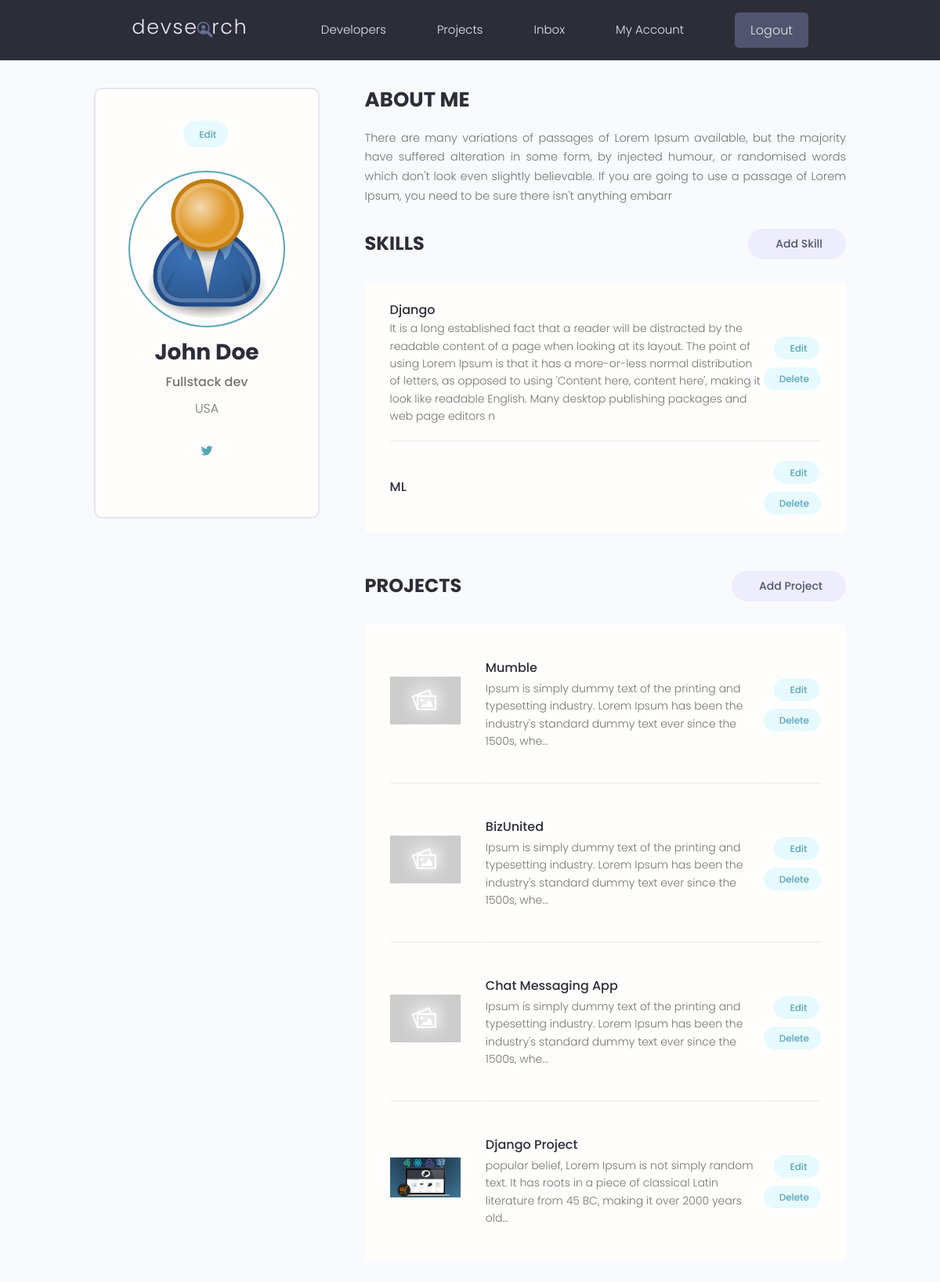
Before: /account/ (signed in) with the older database file.
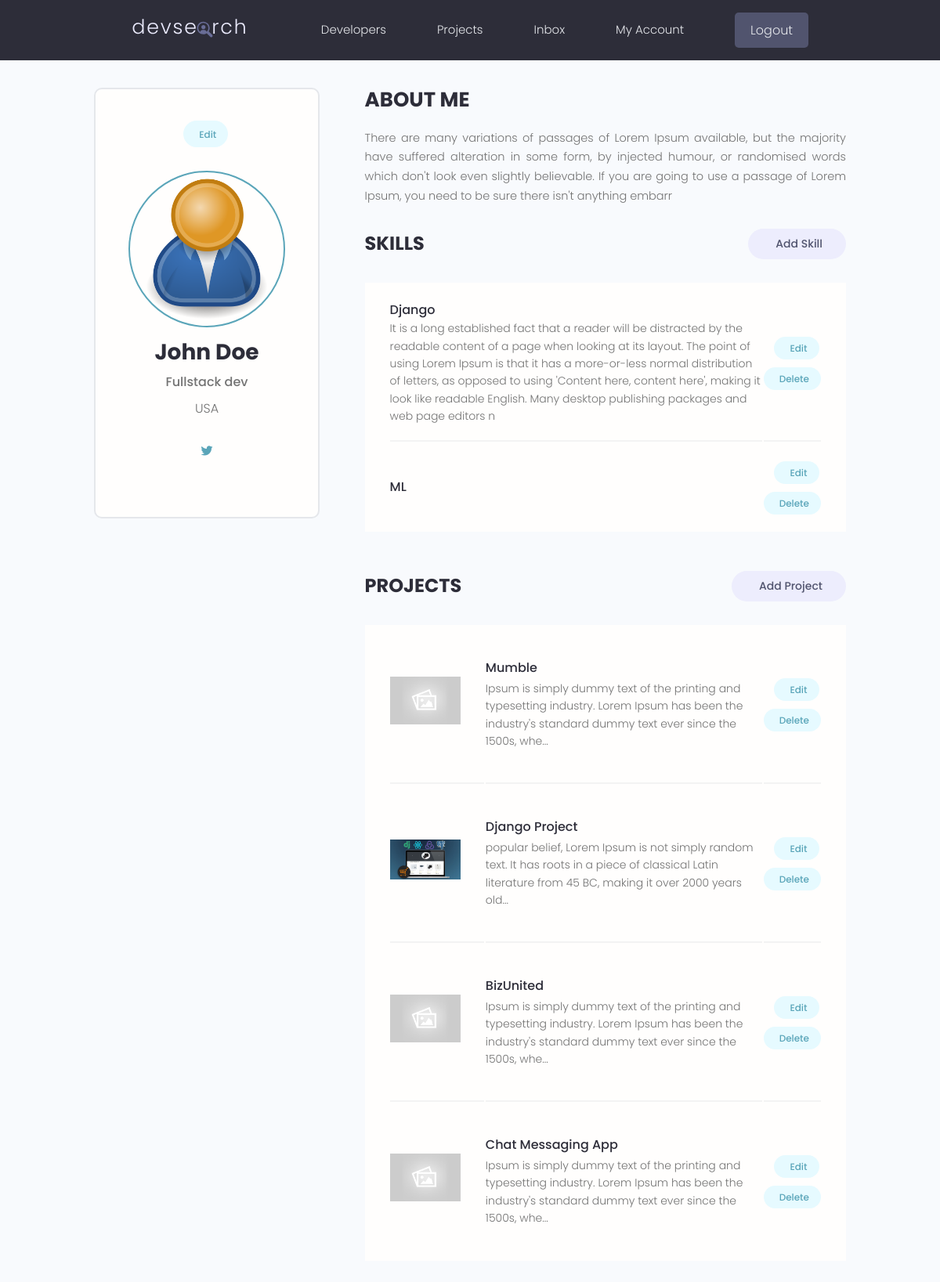
After: the same page with the newer database file.
### users/models.py (models this page shows, shortened)
class Skill(models.Model):
    owner = models.ForeignKey(Profile, on_delete=models.CASCADE, null=True, blank=True)
    name = models.CharField(max_length=200, null=True, blank=True)
    description = models.TextField(null=True, blank=True)
    created = models.DateTimeField(auto_now_add=True)
    id = models.UUIDField(default=uuid.uuid4, primary_key=True, unique=True, editable=False)

### projects/models.py (models this page shows, shortened)
class Project(models.Model):
    owner = models.ForeignKey(Profile, null=True, blank=True, on_delete=models.SET_NULL)
    title = models.CharField(max_length=200)
    image = models.ImageField(null=True, blank=True, default="default.jpg")
    description = models.TextField(null=True, blank=True)
    demo_link = models.CharField(max_length=2000, null=True, blank=True)
    source_link = models.CharField(max_length=2000, null=True, blank=True)
    tags = models.ManyToManyField('Tag', blank=True)
    vote_total = models.IntegerField(default=0, null=True, blank=True)
    vote_ratio = models.IntegerField(default=0, null=True, blank=True)
    created = models.DateTimeField(auto_now_add=True)
    id = models.UUIDField(default=uuid.uuid4, primary_key=True, unique=True, editable=False)
    class Meta:
        ordering = ['-vote_ratio', '-vote_total', 'title']

### users/views.py (the view)
# urls.py: path('account/', views.userAccount, name='account'),
@login_required(login_url='login')
def userAccount(request):
    profile = request.user.profile
    skills = profile.skill_set.all()
    projects = profile.project_set.all()
    context = {'profile': profile, 'skills': skills, 'projects': projects}
    return render(request, 'users/account.html', context)

### users/templates/users/account.html (shortened to what this page needs)
{% extends 'main.html' %}
{% block content %}
<main class="settingsPage profile my-md">
  <div class="container">
    <div class="layout">
      <div class="column column--1of3">
        <div class="card text-center">
          <div class="card__body dev">
            <a class="tag tag--pill tag--main settings__btn" href="{% url 'edit-account' %}"
              > Edit</a
            >
            <img
              class="avatar avatar--xl dev__avatar"
              src="{{profile.profile_pic.url}}"
            />
            <h2 class="dev__name">{{profile.name}}</h2>
            <p class="dev__title">
              {{profile.short_intro}}
            </p>
            <p class="dev__location">{{profile.location}}</p>
            <ul class="dev__social">
               {% if profile.social_twitter %}
              <li>
                <a
                  title="Twitter"
                  href="{{profile.social_twitter}}"
                  target="_blank"
                  ><i class="fa-brands fa-twitter"></i
                ></a>
              </li>
              {% endif %}
            </ul>
          </div>
        </div>
      </div>
      <div class="column column--2of3">
        <div class="devInfo">
          <h3 class="devInfo__title">About Me</h3>
          <p class="devInfo__about">
            {{profile.bio}}
          </p>
        </div>
        <div class="settings">
          <h3 class="settings__title">Skills</h3>
          <a class="tag tag--pill tag--sub settings__btn tag--lg" href="{% url 'create-skill' %}"
            > Add Skill</a
          >
        </div>
        <table class="settings__table">
          {% for skill in skills %}
          <tr>
            <td class="settings__tableInfo">
              <h4>{{skill.name}}</h4>
              <p>
                {{skill.description}}
              </p>
            </td>
            <td class="settings__tableActions">
              <a class="tag tag--pill tag--main settings__btn" href="{% url 'update-skill' skill.id %}"
                > Edit</a
              >
              <a class="tag tag--pill tag--main settings__btn" href="{% url 'delete-skill' skill.id %}?next=/account"
                > Delete</a
              >
            </td>
          </tr>
          {% endfor %}
        </table>
        <div class="settings">
          <h3 class="settings__title">Projects</h3>
          <a class="tag tag--pill tag--sub settings__btn tag--lg" href="{% url 'create-project' %}"
            > Add Project</a
          >
        </div>
        <table class="settings__table">
          {% for project in projects %}
          <tr>
            <td class="settings__thumbnail">
              <a href="{% url 'project' project.id %}"
                ><img src="{{project.image.url}}" alt="Project Thumbnail"
              /></a>
            </td>
            <td class="settings__tableInfo">
              <a href="{% url 'project' project.id %}">{{project.title}}</a>
              <p>
                {{project.description | slice:150}}...
              </p>
            </td>
            <td class="settings__tableActions">
              <a class="tag tag--pill tag--main settings__btn" href="{% url 'update-project' project.id %}"
                > Edit</a
              >
              <a class="tag tag--pill tag--main settings__btn" href="{% url 'delete-project' project.id %}?next=/account"
                > Delete</a
              >
            </td>
          </tr>
          {% endfor %}
        </table>
      </div>
    </div>
  </div>
</main>
{% endblock content %}

Changed rows visible on the page:
changed Project "Django Project": moves up the list
